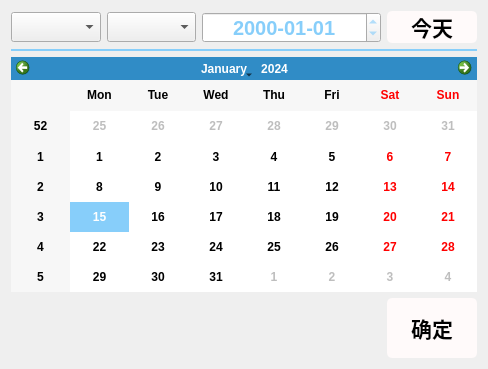
<?xml version="1.0" encoding="UTF-8"?>
<ui version="4.0">
 <class>lds_datetimeEdit_pop</class>
 <widget class="QWidget" name="lds_datetimeEdit_pop">
  <property name="geometry">
   <rect>
    <x>0</x>
    <y>0</y>
    <width>488</width>
    <height>369</height>
   </rect>
  </property>
  <property name="windowTitle">
   <string>Form</string>
  </property>
  <property name="styleSheet">
   <string notr="true">
QSpinBox,
QTimeEdit,
QDateEdit{
	min-width:150px;
	min-height:25px;
	font:bold 15pt;
	color:lightskyblue;
}
QSpinBox{
	background:transparent;
	color:transparent;
}
QSpinBox::down-button,
QTimeEdit::down-button,
QDateEdit::down-button{
subcontrol-origin: margin;
subcontrol-position: bottom left;
min-width:16px;
min-height:32px;
border-image: url(:/image/widgets_pic/spinbox_left_arrow.png);
}
QSpinBox::down-button:pressed,
QTimeEdit::down-button:pressed,
QDateEdit::down-button:pressed{
border-image: url(:/image/widgets_pic/spinbox_left_arrow_on.png);
}
QSpinBox::up-button,
QTimeEdit::up-button,
QDateEdit::up-button{
subcontrol-origin: margin;
subcontrol-position: bottom right;
min-width:16px;
min-height:32px;
border-image: url(:/image/widgets_pic/spinbox_right_arrow.png);
}



QSpinBox::up-button:pressed,
QTimeEdit::up-button:pressed,
QDateEdits::up-button:pressed{
border-image: url(:/image/widgets_pic/spinbox_right_arrow_on.png);
}
QWidget#lds_datetimeEdit_pop{
	qproperty-bgcolor:slategrey;
}

QPushButton{
	min-width:80;
	background:snow;
	border-radius:5px;
	color:black;
	font:bold 16pt;
}
QPushButton:pressed{
	background-color: lightskyblue;
	color:snow;

}</string>
  </property>
  <layout class="QGridLayout" name="gridLayout" rowstretch="0,0,1,0,0,0">
   <item row="0" column="1">
    <widget class="QComboBox" name="comboBox_month">
     <property name="sizePolicy">
      <sizepolicy hsizetype="Preferred" vsizetype="Expanding">
       <horstretch>0</horstretch>
       <verstretch>0</verstretch>
      </sizepolicy>
     </property>
     <property name="minimumSize">
      <size>
       <width>0</width>
       <height>30</height>
      </size>
     </property>
     <property name="maximumSize">
      <size>
       <width>16777215</width>
       <height>30</height>
      </size>
     </property>
    </widget>
   </item>
   <item row="2" column="0" colspan="5">
    <widget class="QCalendarWidget" name="calendarWidget">
     <property name="styleSheet">
      <string notr="true">QAbstractItemView {selection-background-color: lightskyblue;font:bold;}
QMenu { font:bold;}
</string>
     </property>
    </widget>
   </item>
   <item row="0" column="4">
    <widget class="QPushButton" name="pushButton_backtoday">
     <property name="sizePolicy">
      <sizepolicy hsizetype="Minimum" vsizetype="Expanding">
       <horstretch>0</horstretch>
       <verstretch>0</verstretch>
      </sizepolicy>
     </property>
     <property name="text">
      <string>今天</string>
     </property>
    </widget>
   </item>
   <item row="1" column="0" colspan="5">
    <widget class="QLabel" name="label">
     <property name="minimumSize">
      <size>
       <width>0</width>
       <height>2</height>
      </size>
     </property>
     <property name="maximumSize">
      <size>
       <width>16777215</width>
       <height>2</height>
      </size>
     </property>
     <property name="styleSheet">
      <string notr="true">background:lightskyblue;</string>
     </property>
     <property name="text">
      <string/>
     </property>
    </widget>
   </item>
   <item row="0" column="0">
    <widget class="QComboBox" name="comboBox_year">
     <property name="sizePolicy">
      <sizepolicy hsizetype="Preferred" vsizetype="Expanding">
       <horstretch>0</horstretch>
       <verstretch>0</verstretch>
      </sizepolicy>
     </property>
     <property name="minimumSize">
      <size>
       <width>0</width>
       <height>30</height>
      </size>
     </property>
     <property name="maximumSize">
      <size>
       <width>16777215</width>
       <height>30</height>
      </size>
     </property>
    </widget>
   </item>
   <item row="3" column="0" rowspan="3" colspan="4">
    <widget class="lds_timeEdit" name="timeEdit" native="true">
     <property name="minimumSize">
      <size>
       <width>0</width>
       <height>60</height>
      </size>
     </property>
    </widget>
   </item>
   <item row="0" column="2" colspan="2">
    <widget class="QDateEdit" name="dateEdit">
     <property name="minimumSize">
      <size>
       <width>156</width>
       <height>31</height>
      </size>
     </property>
     <property name="maximumSize">
      <size>
       <width>16777215</width>
       <height>30</height>
      </size>
     </property>
     <property name="alignment">
      <set>Qt::AlignCenter</set>
     </property>
     <property name="displayFormat">
      <string>yyyy-MM-dd</string>
     </property>
    </widget>
   </item>
   <item row="3" column="4" rowspan="3">
    <widget class="QPushButton" name="pushButton">
     <property name="sizePolicy">
      <sizepolicy hsizetype="Minimum" vsizetype="Expanding">
       <horstretch>0</horstretch>
       <verstretch>0</verstretch>
      </sizepolicy>
     </property>
     <property name="text">
      <string>确定</string>
     </property>
    </widget>
   </item>
  </layout>
 </widget>
 <customwidgets>
  <customwidget>
   <class>lds_timeEdit</class>
   <extends>QWidget</extends>
   <header>lds_timeedit.h</header>
   <container>1</container>
  </customwidget>
 </customwidgets>
 <resources/>
 <connections/>
</ui>
